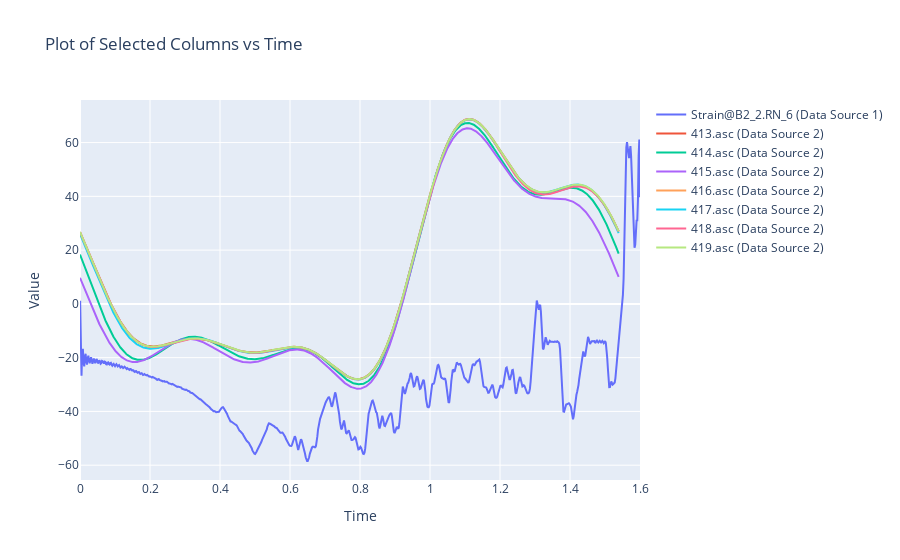

Here is the notebook cell this chart was saved with:
### Code cell
import mod as dp
import plotly.graph_objs as go

# Define paths
path1 = r"C:\OneDrive\Articles\10.Working\[D21][20211009]ContactMechanics\MBD.jl\plots\adams2\MR_door (run 29)_out2.csv"
path2 = r"C:\OneDrive\Articles\10.Working\[D21][20211009]ContactMechanics\MBD.jl\plots\adams2\6\GFO_LF U3_export.csv"

# Load data
df1, df2 = dp.load_data(path1, path2)

# Define parameters
selected_columns1 = ['Strain@B2_2.RN_6']
start_time1 = 98.4
end_time1 = 100
selected_columns2 = ['413.asc','414.asc','415.asc','416.asc','417.asc','418.asc','419.asc']  # Replace with actual column names
start_time2 = 0
end_time2 = 2
data_amount = 8
smoothing_method = 'Fourier Filter'
window_sizes1 = [200]*9
window_sizes2 = [5]*9

# Filter data
filtered_df1, filtered_df2, selected_columns1, selected_columns2 = dp.filter_data(df1, df2, start_time1, end_time1, start_time2, end_time2, selected_columns1, selected_columns2, data_amount)

# Apply scaling
filtered_df1 = dp.apply_scaling(filtered_df1, selected_columns1)

# Apply smoothing
filtered_df1, filtered_df2 = dp.apply_smoothing(filtered_df1, filtered_df2, selected_columns1, selected_columns2, smoothing_method, window_sizes1, window_sizes2)

# Create figure
fig = dp.create_figure(filtered_df1, filtered_df2, selected_columns1, selected_columns2, start_time1)

# Show the figure (or save it)
fig.show()  # Or use fig.write_image("output.png") to save the figure as an image

### Figure 1 — Plotly figure (JSON) as saved in the notebook; plotly's stock layout.template omitted (floating-point values rounded to 4 significant figures; data arrays with more than 128 entries replaced by an {"elided": "..."} marker saying what was removed)
{"data": [{"mode": "lines", "name": "Strain@B2_2.RN_6 (Data Source 1)", "type": "scatter", "x": {"elided": "820 float values"}, "y": {"elided": "820 float values"}}, {"mode": "lines", "name": "413.asc (Data Source 2)", "type": "scatter", "x": {"elided": "1540 float values"}, "y": {"elided": "1540 float values"}}, {"mode": "lines", "name": "414.asc (Data Source 2)", "type": "scatter", "x": {"elided": "1540 float values"}, "y": {"elided": "1540 float values"}}, {"mode": "lines", "name": "415.asc (Data Source 2)", "type": "scatter", "x": {"elided": "1540 float values"}, "y": {"elided": "1540 float values"}}, {"mode": "lines", "name": "416.asc (Data Source 2)", "type": "scatter", "x": {"elided": "1540 float values"}, "y": {"elided": "1540 null values"}}, {"mode": "lines", "name": "417.asc (Data Source 2)", "type": "scatter", "x": {"elided": "1540 float values"}, "y": {"elided": "1540 float values"}}, {"mode": "lines", "name": "418.asc (Data Source 2)", "type": "scatter", "x": {"elided": "1540 float values"}, "y": {"elided": "1540 float values"}}, {"mode": "lines", "name": "419.asc (Data Source 2)", "type": "scatter", "x": {"elided": "1540 float values"}, "y": {"elided": "1540 float values"}}], "layout": {"autosize": true, "title": {"text": "Plot of Selected Columns vs Time"}, "xaxis": {"autorange": true, "range": [0, 1.6], "title": {"text": "Time"}, "type": "linear"}, "yaxis": {"autorange": true, "range": [-65.51, 75.84], "title": {"text": "Value"}, "type": "linear"}}}
